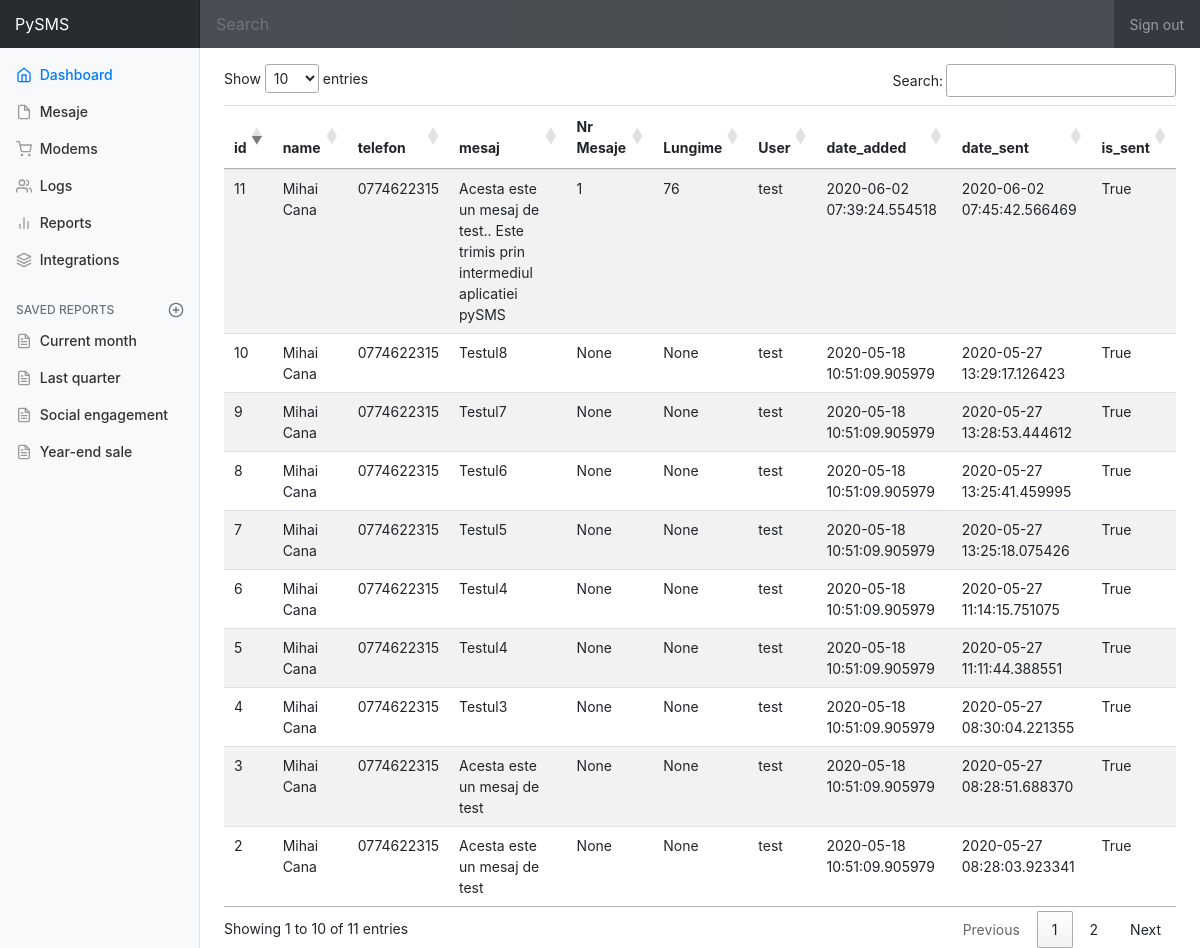
/mesaje, run on the app's committed database.
### models.py (models this page shows)
class Mesaj(db.Model):
    id = db.Column(db.Integer, primary_key=True)
    name = db.Column(db.String(80), nullable=False)
    telefon = db.Column(db.String(10), nullable=False)
    mesaj = db.Column(db.String(1200), nullable=False)
    mesaj_count = db.Column(db.Integer,  nullable=True)
    mesaj_lenght = db.Column(db.Integer,  nullable=True)
    user_id = db.Column(db.Integer, db.ForeignKey('user.id'))
    date_added = db.Column(db.DateTime, nullable=False, default=datetime.datetime.utcnow)
    date_sent = db.Column(db.DateTime, nullable=True)
    is_sent = db.Column(db.Boolean, unique=False, default=False)

class User(db.Model):
    id = db.Column(db.Integer, primary_key=True)
    username = db.Column(db.String(80), unique=True, nullable=False)
    password = db.Column(db.String(80), nullable=False)
    email = db.Column(db.String(120), unique=True, nullable=False)
    public_id = db.Column(db.String(80),unique=True)
    is_active = db.Column(db.Boolean, unique=False, default=True)
    is_admin = db.Column(db.Boolean, unique=False, default=True)
    date_added = db.Column(db.DateTime, nullable=False, default=datetime.datetime.utcnow)
    mesaje = db.relationship('Mesaj', backref='owner')

### views.py (the view)
@app.route('/mesaje')
def mesaje():
    all_mesaje = Mesaj.query.all()
    return render_template('mesaje.html', all_mesaje=all_mesaje)

### templates/mesaje.html (shortened to what this page needs)
{% extends 'base.html' %}
{% block content %}
<div class="table-responsive">
          <table id="table_mesaje" class="table table-striped">
            <thead>
              <tr>
                <th>id</th>
                <th>name</th>
                <th>telefon</th>
                <th>mesaj</th>
                <th>Nr Mesaje</th>
                <th>Lungime</th>
                <th>User</th>
                <th>date_added</th>
                <th>date_sent</th>
                <th>is_sent</th>
              </tr>
            </thead>
            <tbody>
              {% for mesaj in all_mesaje %}
              <tr>
                <td>{{ mesaj.id }}</td>
                <td>{{ mesaj.name }}</td>
                <td>{{ mesaj.telefon }}</td>
                <td>{{ mesaj.mesaj }}</td>
                <td>{{ mesaj.mesaj_count }}</td>
                <td>{{ mesaj.mesaj_lenght }}</td>
                <td>{{ mesaj.owner.username }}</td>
                <td>{{ mesaj.date_added }}</td>
                <td>{{ mesaj.date_sent }}</td>
                <td>{{ mesaj.is_sent }}</td>
              </tr>
              {% endfor %}
            </tbody>
          </table>
        </div>
{% endblock %}
{% block scripts %}
<link rel="stylesheet" href="https://cdn.datatables.net/1.10.21/css/jquery.dataTables.min.css">
{% endblock %}

### static/css/dashboard.css (style rules this page uses)
body { font-size: .875rem; }

### data on the page
Mesaj: id "2", name "Mihai Cana", telefon "0774622315", mesaj "Acesta este un mesaj de test", mesaj_count "None", mesaj_lenght "None", owner.username "test", date_added "2020-05-18 10:51:09.905979", date_sent "2020-05-27 08:28:03.923341", is_sent "True"
Mesaj: id "3", name "Mihai Cana", telefon "0774622315", mesaj "Acesta este un mesaj de test", mesaj_count "None", mesaj_lenght "None", owner.username "test", date_added "2020-05-18 10:51:09.905979", date_sent "2020-05-27 08:28:51.688370", is_sent "True"
Mesaj: id "4", name "Mihai Cana", telefon "0774622315", mesaj "Testul3", mesaj_count "None", mesaj_lenght "None", owner.username "test", date_added "2020-05-18 10:51:09.905979", date_sent "2020-05-27 08:30:04.221355", is_sent "True"
Mesaj: id "5", name "Mihai Cana", telefon "0774622315", mesaj "Testul4", mesaj_count "None", mesaj_lenght "None", owner.username "test", date_added "2020-05-18 10:51:09.905979", date_sent "2020-05-27 11:11:44.388551", is_sent "True"
Mesaj: id "6", name "Mihai Cana", telefon "0774622315", mesaj "Testul4", mesaj_count "None", mesaj_lenght "None", owner.username "test", date_added "2020-05-18 10:51:09.905979", date_sent "2020-05-27 11:14:15.751075", is_sent "True"
Mesaj: id "7", name "Mihai Cana", telefon "0774622315", mesaj "Testul5", mesaj_count "None", mesaj_lenght "None", owner.username "test", date_added "2020-05-18 10:51:09.905979", date_sent "2020-05-27 13:25:18.075426", is_sent "True"
Mesaj: id "8", name "Mihai Cana", telefon "0774622315", mesaj "Testul6", mesaj_count "None", mesaj_lenght "None", owner.username "test", date_added "2020-05-18 10:51:09.905979", date_sent "2020-05-27 13:25:41.459995", is_sent "True"
Mesaj: id "9", name "Mihai Cana", telefon "0774622315", mesaj "Testul7", mesaj_count "None", mesaj_lenght "None", owner.username "test", date_added "2020-05-18 10:51:09.905979", date_sent "2020-05-27 13:28:53.444612", is_sent "True"
Mesaj: id "10", name "Mihai Cana", telefon "0774622315", mesaj "Testul8", mesaj_count "None", mesaj_lenght "None", owner.username "test", date_added "2020-05-18 10:51:09.905979", date_sent "2020-05-27 13:29:17.126423", is_sent "True"
Mesaj: id "11", name "Mihai Cana", telefon "0774622315", mesaj "Acesta este un mesaj de test.. Este trimis prin intermediul aplicatiei pySMS", mesaj_count "1", mesaj_lenght "76", owner.username "test", date_added "2020-06-02 07:39:24.554518", date_sent "2020-06-02 07:45:42.566469", is_sent "True"
